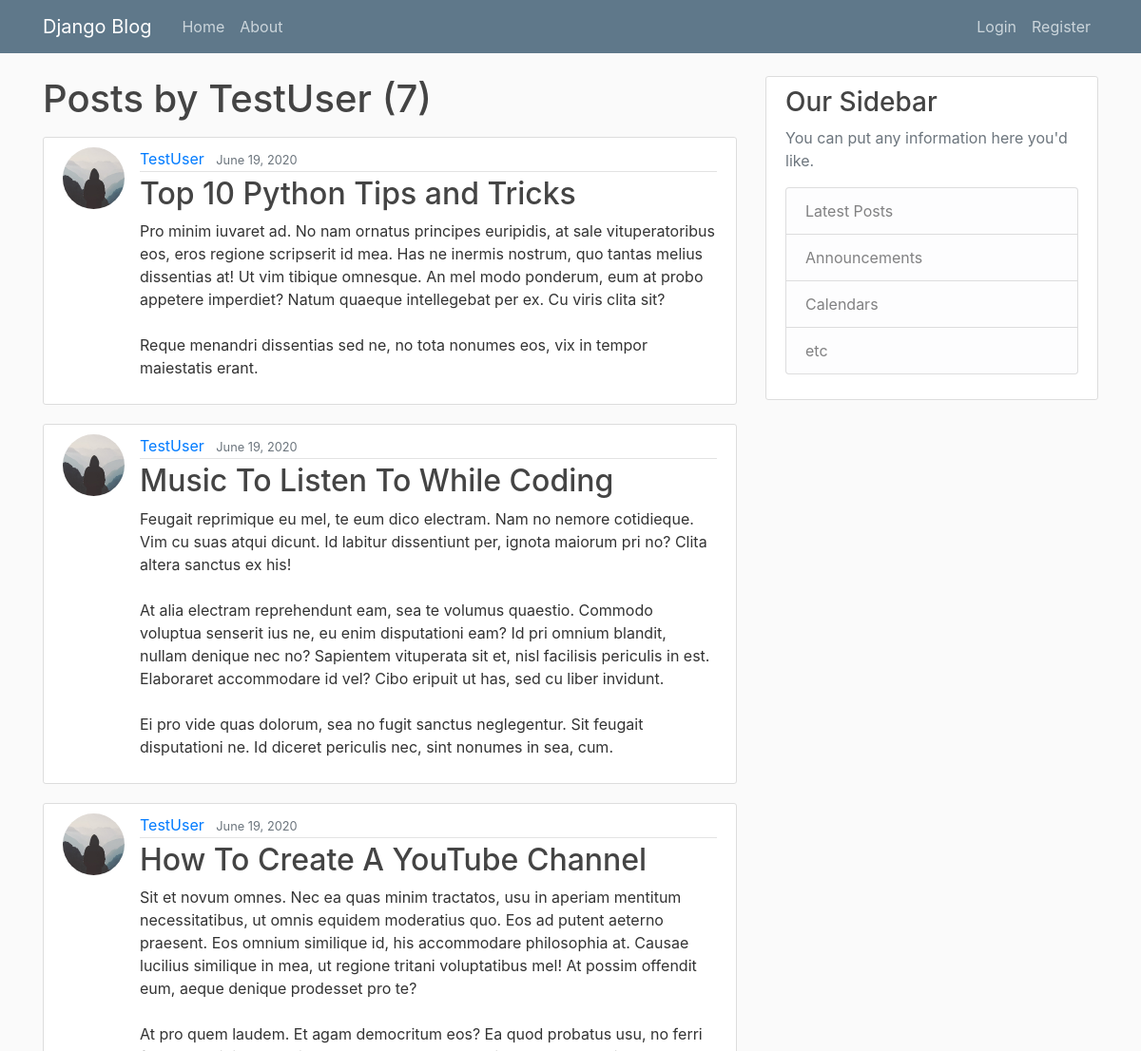
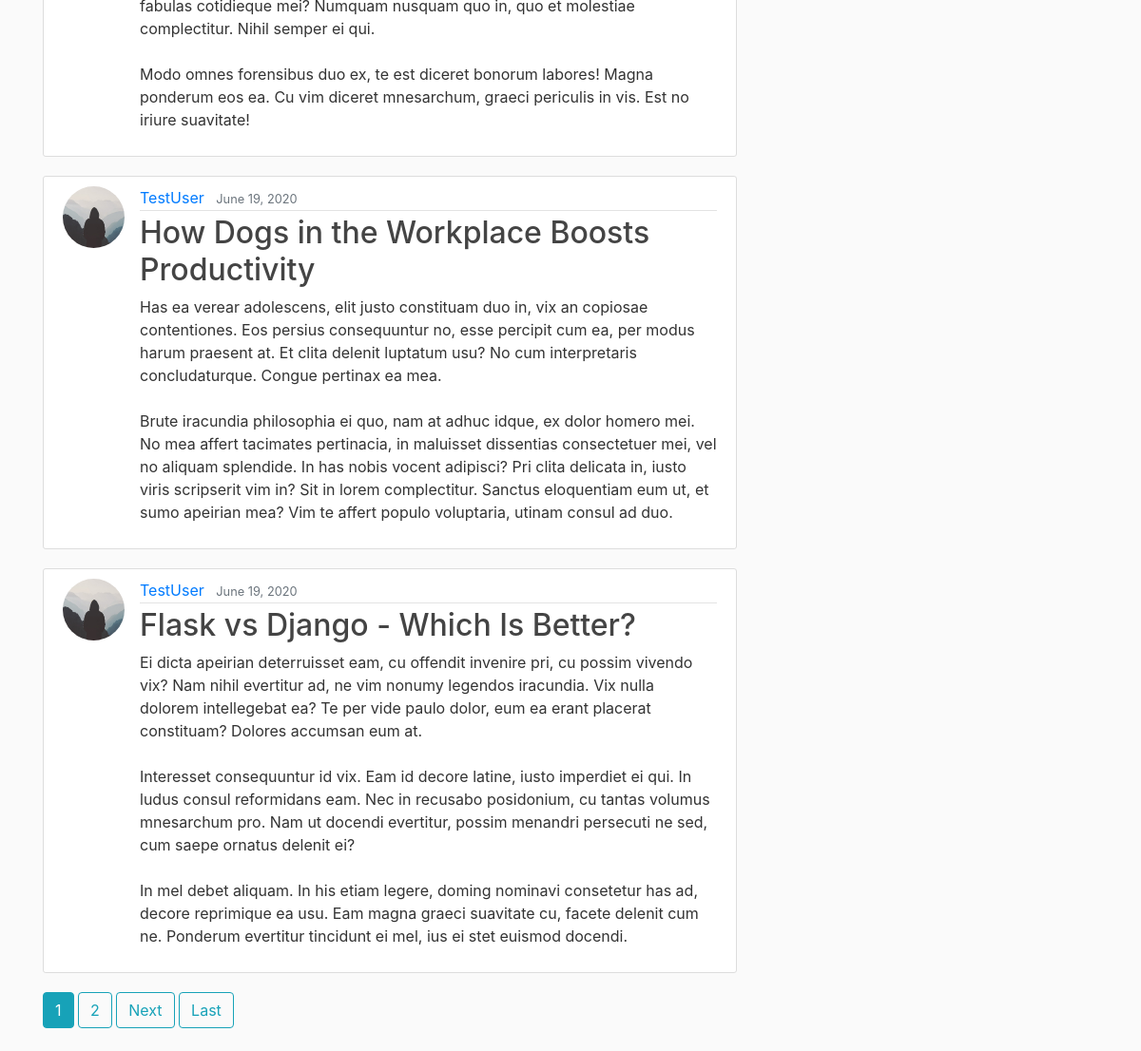
Page /user/TestUser/ on the committed database (2 pictures, top to bottom).
### blog/models.py (models this page shows, shortened)
class Post(models.Model):
    title = models.CharField(max_length = 100)
    content = models.TextField()
    date_posted = models.DateTimeField(default = timezone.now)
    author = models.ForeignKey(User, on_delete = models.CASCADE)
    def get_absolute_url(self):
        return reverse('post-detail', kwargs = {'pk': self.pk})

### users/models.py (models this page shows, shortened)
class Profile(models.Model):
    user = models.OneToOneField(User, on_delete = models.CASCADE)
    image = models.ImageField(default = 'default.jpg', upload_to = 'profile_pics')

### blog/views.py (the view)
# urls.py: path('user/<str:username>/', views.UserPostListView.as_view(), name = 'user-posts'),
class UserPostListView(ListView):
	model = Post
	template_name = 'blog/user_posts.html'
	context_object_name = 'posts'
	paginate_by = 5
	def get_queryset(self):
		user = get_object_or_404(User, username = self.kwargs.get('username'))
		posts = Post.objects.filter(author = user).order_by('-date_posted')
		return posts

### blog/templates/blog/user_posts.html (shortened to what this page needs)
{% extends 'blog/base.html' %}
{% block content %}
    <h1 class="mb-3">Posts by {{ view.kwargs.username }} ({{ page_obj.paginator.count }})</h1>
	{% for post in posts %}
		<article class="media content-section">
			<img src="{{ post.author.profile.image.url }}" class="rounded-circle article-img">
			<div class="media-body">
			<div class="article-metadata">
				<a class="mr-2" href="{% url 'user-posts' post.author.username %}">{{ post.author }}</a>
				<small class="text-muted">{{ post.date_posted|date:"F d, Y" }}</small>
			</div>
			<h2><a class="article-title" href="{{ post.get_absolute_url }}">{{ post.title }}</a></h2>
			<p class="article-content">{{ post.content }}</p>
			</div>
		</article>
	{% endfor %}
	{% if is_paginated %}
		{% for num in page_obj.paginator.page_range %}
			{% if page_obj.number == num %}
				<a class="btn btn-info mb-4" href="?page={{ num }}">{{ num }}</a>
			{% elif num > page_obj.number|add:"-3" and num < page_obj.number|add:"3" %}
				<a class="btn btn-outline-info mb-4" href="?page={{ num }}">{{ num }}</a>
			{% endif %}
		{% endfor %}
		{% if page_obj.has_next %}
			<a class="btn btn-outline-info mb-4" href="?page={{ page_obj.next_page_number }}">Next</a>
			<a class="btn btn-outline-info mb-4" href="?page={{ page_obj.paginator.num_pages }}">Last</a>
		{% endif %}
	{% endif %}
{% endblock %}

### blog/templates/blog/base.html (shortened to what this page needs)
{% load static %}
<!DOCTYPE html>
<html lang="en">
<head>
    <link rel="stylesheet" href="https://stackpath.bootstrapcdn.com/bootstrap/4.5.0/css/bootstrap.min.css">
	<link rel="stylesheet" href="{% static 'blog/main.css' %}">
</head>
<body>
	<header class="site-header">
	  <nav class="navbar navbar-expand-md navbar-dark bg-steel fixed-top">
	    <div class="container">
	      <a class="navbar-brand mr-4" href="{% url 'blog-home' %}">Django Blog</a>
	      <div class="collapse navbar-collapse" id="navbarToggle">
	        <div class="navbar-nav mr-auto">
	          <a class="nav-item nav-link" href="{% url 'blog-home' %}">Home</a>
	          <a class="nav-item nav-link" href="{% url 'blog-about' %}">About</a>
	        </div>
	        <div class="navbar-nav">
				{% if user.is_authenticated %}
					<a class="nav-item nav-link" href="{% url 'post-create' %}">New Post</a>
					<a class="nav-item nav-link" href="{% url 'profile' %}">Profile</a>
					<a class="nav-item nav-link" href="{% url 'logout' %}">Logout</a>
				{% else %}
					<a class="nav-item nav-link" href="{% url 'login' %}">Login</a>
					<a class="nav-item nav-link" href="{% url 'register' %}">Register</a>
				{% endif %}
	        </div>
	      </div>
	    </div>
	  </nav>
	</header>
	<main role="main" class="container">
	  <div class="row">
	    <div class="col-md-8">
	    	{% block content %}{% endblock %}
	    </div>
	    <div class="col-md-4">
	      <div class="content-section">
	        <h3>Our Sidebar</h3>
	        <p class='text-muted'>You can put any information here you'd like.
	          <ul class="list-group">
	            <li class="list-group-item list-group-item-light">Latest Posts</li>
	            <li class="list-group-item list-group-item-light">Announcements</li>
	            <li class="list-group-item list-group-item-light">Calendars</li>
	            <li class="list-group-item list-group-item-light">etc</li>
	          </ul>
	        </p>
	      </div>
	    </div>
	  </div>
	</main>
  </body>
</body>
</html>

### blog/static/blog/main.css (style rules this page uses)
body { background: #fafafa; color: #333333; margin-top: 5rem; }
h1, h2, h3, h4, h5, h6 { color: #444444; }
ul { margin: 0; }
.bg-steel { background-color: #5f788a; }
.site-header .navbar-nav .nav-link { color: #cbd5db; }
.content-section { background: #ffffff; padding: 10px 20px; border: 1px solid #dddddd; border-radius: 3px; margin-bottom: 20px; }
.article-title { color: #444444; }
.article-content { white-space: pre-line; }
.article-img { height: 65px; width: 65px; margin-right: 16px; }
.article-metadata { padding-bottom: 1px; margin-bottom: 4px; border-bottom: 1px solid #e3e3e3 }

### rows in the picture
Post: author.profile.image (placeholder picture), author "TestUser", date_posted "June 19, 2020", title "Top 10 Python Tips and Tricks", content "Pro minim iuvaret ad. No nam ornatus principes euripidis, at sale vituperatoribus eos, eros regione scripserit id mea. Has ne inermis nostrum, quo tantas melius dissentias at! Ut vim tibique omnesque. An mel modo ponderum, eum at probo appetere imperdiet? Natum quaeque intellegebat per ex. Cu viris clita sit? Reque menandri dissentias sed ne, no tota nonumes eos, vix in tempor maiestatis erant."
Post: author.profile.image (placeholder picture), author "TestUser", date_posted "June 19, 2020", title "Music To Listen To While Coding", content "Feugait reprimique eu mel, te eum dico electram. Nam no nemore cotidieque. Vim cu suas atqui dicunt. Id labitur dissentiunt per, ignota maiorum pri no? Clita altera sanctus ex his! At alia electram reprehendunt eam, sea te volumus quaestio. Commodo voluptua senserit ius ne, eu enim disputationi eam? Id pri omnium blandit, nullam denique nec no? Sapientem vituperata sit et, nisl facilisis periculis in est. Elaboraret accommodare id vel? Cibo eripuit ut has, sed cu liber invidunt. Ei pro vide quas dolorum, sea no fugit sanctus neglegentur. Sit feugait disputationi ne. Id diceret periculis nec, sint nonumes in sea, cum."
Post: author.profile.image (placeholder picture), author "TestUser", date_posted "June 19, 2020", title "How To Create A YouTube Channel", content "Sit et novum omnes. Nec ea quas minim tractatos, usu in aperiam mentitum necessitatibus, ut omnis equidem moderatius quo. Eos ad putent aeterno praesent. Eos omnium similique id, his accommodare philosophia at. Causae lucilius similique in mea, ut regione tritani voluptatibus mel! At possim offendit eum, aeque denique prodesset pro te? At pro quem laudem. Et agam democritum eos? Ea quod probatus usu, no ferri fabulas cotidieque mei? Numquam nusquam quo in, quo et molestiae complectitur. Nihil semper ei qui. Modo omnes forensibus duo ex, te est diceret bonorum labores! Magna ponderum eos ea. Cu vim diceret mnesarchum, graeci periculis in vis. Est no iriure suavitate!"
Post: author.profile.image (placeholder picture), author "TestUser", date_posted "June 19, 2020", title "How Dogs in the Workplace Boosts Productivity", content "Has ea verear adolescens, elit justo constituam duo in, vix an copiosae contentiones. Eos persius consequuntur no, esse percipit cum ea, per modus harum praesent at. Et clita delenit luptatum usu? No cum interpretaris concludaturque. Congue pertinax ea mea. Brute iracundia philosophia ei quo, nam at adhuc idque, ex dolor homero mei. No mea affert tacimates pertinacia, in maluisset dissentias consectetuer mei, vel no aliquam splendide. In has nobis vocent adipisci? Pri clita delicata in, iusto viris scripserit vim in? Sit in lorem complectitur. Sanctus eloquentiam eum ut, et sumo apeirian mea? Vim te affert populo voluptaria, utinam consul ad duo."
Post: author.profile.image (placeholder picture), author "TestUser", date_posted "June 19, 2020", title "Flask vs Django - Which Is Better?", content "Ei dicta apeirian deterruisset eam, cu offendit invenire pri, cu possim vivendo vix? Nam nihil evertitur ad, ne vim nonumy legendos iracundia. Vix nulla dolorem intellegebat ea? Te per vide paulo dolor, eum ea erant placerat constituam? Dolores accumsan eum at. Interesset consequuntur id vix. Eam id decore latine, iusto imperdiet ei qui. In ludus consul reformidans eam. Nec in recusabo posidonium, cu tantas volumus mnesarchum pro. Nam ut docendi evertitur, possim menandri persecuti ne sed, cum saepe ornatus delenit ei? In mel debet aliquam. In his etiam legere, doming nominavi consetetur has ad, decore reprimique ea usu. Eam magna graeci suavitate cu, facete delenit cum ne. Ponderum…"

### other values in the picture
{{ view.kwargs.username }} "TestUser"
{{ page_obj.paginator.count }} "7"
{{ num }} "1"
{{ num }} "2"
